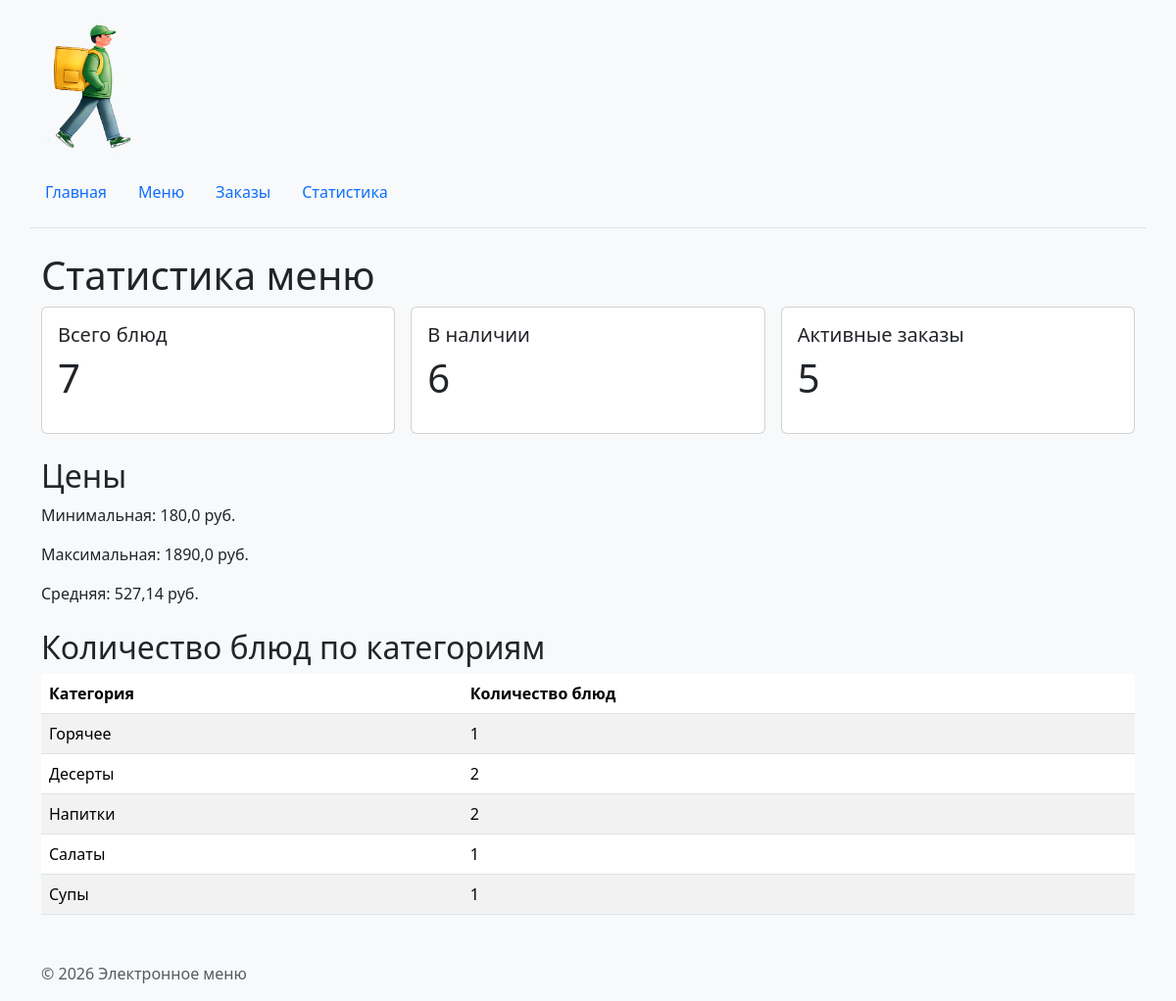
Page /statistics/ on the committed database.
### homepage/views.py (the view)
# urls.py: path("statistics/", views.statistics, name="statistics"),
def statistics(request):
    summary, categories, orders_count = get_statistics()
    return render(
        request,
        "homepage/statistics.html",
        {
            "summary": summary,
            "categories": categories,
            "orders_count": orders_count,
        },
    )

### db/database.py (called while the page is built)
@contextmanager
def get_connection():
    DB_PATH.parent.mkdir(parents=True, exist_ok=True)
    connection = sqlite3.connect(DB_PATH)
    connection.row_factory = sqlite3.Row
    connection.execute("PRAGMA foreign_keys = ON")
    try:
        yield connection
        connection.commit()
    except Exception:
        connection.rollback()
        raise
    finally:
        connection.close()

def fetch_all(query, params=()):
    with get_connection() as connection:
        return connection.execute(query, params).fetchall()

def fetch_one(query, params=()):
    with get_connection() as connection:
        return connection.execute(query, params).fetchone()

def get_statistics():
    summary = fetch_one(
        """SELECT COUNT(*) AS dishes_count,
                  SUM(CASE WHEN in_stock = 1 THEN 1 ELSE 0 END) AS available_count,
                  MIN(price) AS min_price, MAX(price) AS max_price,
                  ROUND(AVG(price), 2) AS average_price
           FROM dishes"""
    )
    categories = fetch_all(
        """SELECT c.name AS category, COUNT(d.id) AS dishes_count
           FROM categories AS c
           LEFT JOIN dishes AS d ON d.category_id = c.id
           GROUP BY c.id, c.name ORDER BY c.name"""
    )
    orders_count = fetch_one(
        """SELECT COUNT(*) AS orders_count,
                  SUM(CASE WHEN is_cancelled = 0 THEN 1 ELSE 0 END) AS active_orders
           FROM orders"""
    )
    return summary, categories, orders_count

### homepage/templates/homepage/statistics.html (shortened to what this page needs)
{% extends "base.html" %}
{% block content %}
    <h1>Статистика меню</h1>
    <div class="row g-3 mb-4">
        <div class="col-md-4"><div class="card"><div class="card-body"><h2 class="h5">Всего блюд</h2><p class="display-6">{{ summary.dishes_count|default:0 }}</p></div></div></div>
        <div class="col-md-4"><div class="card"><div class="card-body"><h2 class="h5">В наличии</h2><p class="display-6">{{ summary.available_count|default:0 }}</p></div></div></div>
        <div class="col-md-4"><div class="card"><div class="card-body"><h2 class="h5">Активные заказы</h2><p class="display-6">{{ orders_count.active_orders|default:0 }}</p></div></div></div>
    </div>
    <h2>Цены</h2>
    <p>Минимальная: {{ summary.min_price|default:"—" }} руб.</p>
    <p>Максимальная: {{ summary.max_price|default:"—" }} руб.</p>
    <p>Средняя: {{ summary.average_price|default:"—" }} руб.</p>
    <h2 class="mt-4">Количество блюд по категориям</h2>
    <table class="table table-striped">
        <thead><tr><th>Категория</th><th>Количество блюд</th></tr></thead>
        <tbody>
        {% for item in categories %}
            <tr><td>{{ item.category }}</td><td>{{ item.dishes_count }}</td></tr>
        {% empty %}
            <tr><td colspan="2">Данные отсутствуют</td></tr>
        {% endfor %}
        </tbody>
    </table>
{% endblock %}

### homepage/static/homepage/css/style.css (style rules this page uses)
body { background-color: #f8f9fa; }

### rows in the picture
categories: category "Горячее", dishes_count "1"
categories: category "Десерты", dishes_count "2"
categories: category "Напитки", dishes_count "2"
categories: category "Салаты", dishes_count "1"
categories: category "Супы", dishes_count "1"

### other values in the picture
{{ summary.dishes_count|default:0 }} "7"
{{ summary.available_count|default:0 }} "6"
{{ orders_count.active_orders|default:0 }} "5"
{{ summary.min_price|default:"—" }} "180,0"
{{ summary.max_price|default:"—" }} "1890,0"
{{ summary.average_price|default:"—" }} "527,14"
